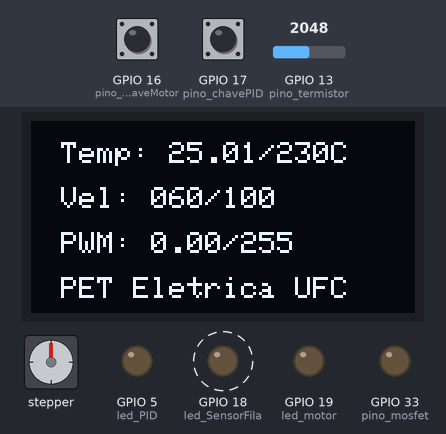
Recording of a sketch running on a simulated ESP32. Parts: stepper motor, 128×64 one-colour display, output pins drawn as LEDs (lit = HIGH). Wiring (inferred from the names in the program): stepper motor driver (200 steps per turn assumed): step GPIO 27; direction GPIO 26. Dashed ring = blinking. The test bench sets the inputs (shaded band); at power-on: GPIO 17 (pino_chavePID) HIGH, GPIO 16 (pino_chaveMotor) HIGH, GPIO 13 (pino_termistor) = 2048. What the sketch prints to the serial monitor is not drawn.

Above: at 1.29 s.
1.5 s: GPIO 17 (pino_chavePID) pulled LOW for 0.15 s
At 1.81 s:
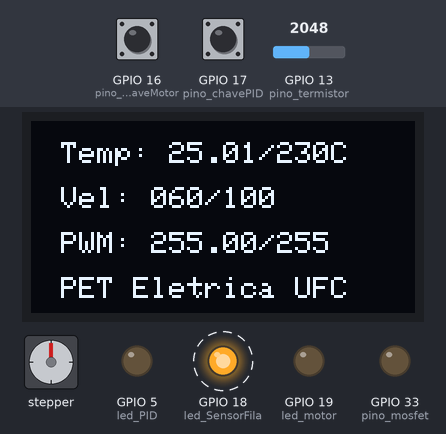
2.2 s: GPIO 16 (pino_chaveMotor) pulled LOW for 0.15 s
At 2.43 s:
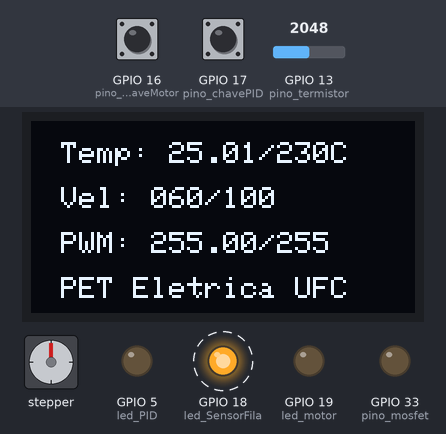
2.9 s: GPIO 13 (pino_termistor) set to 2866
At 3.37 s:
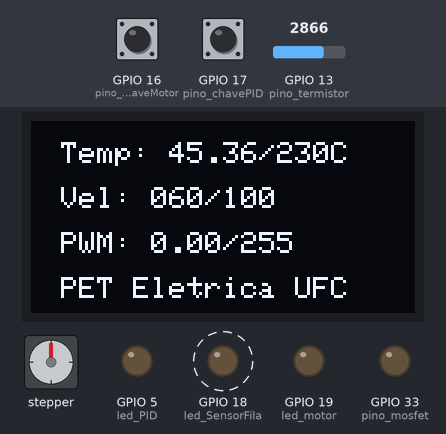
4.8 s: GPIO 17 (pino_chavePID) pulled LOW for 1 s
At 4.92 s:
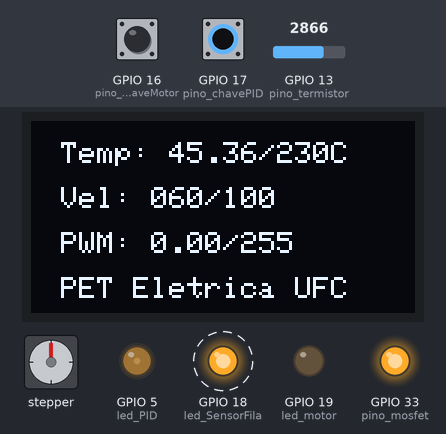
6.4 s: GPIO 13 (pino_termistor) set to 3603
At 6.79 s:
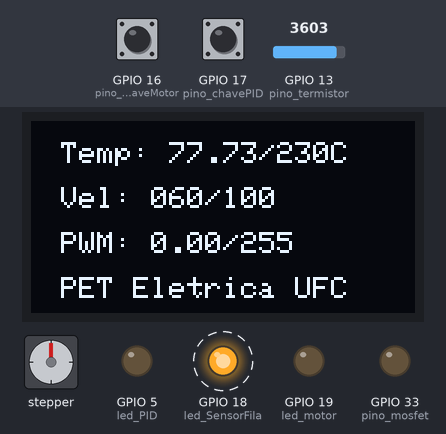
8.1 s: GPIO 13 (pino_termistor) set to 4095
At 8.46 s:
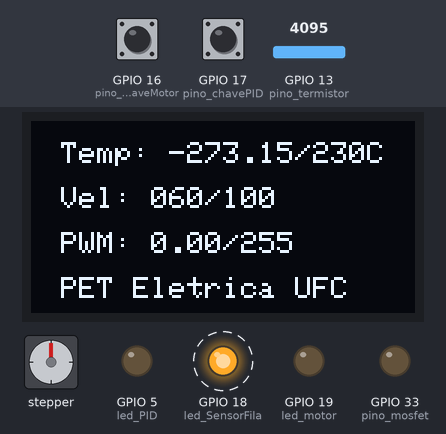
Timing chart, 0 to 10.8 s (numbered marks = the images above; inputs shaded):
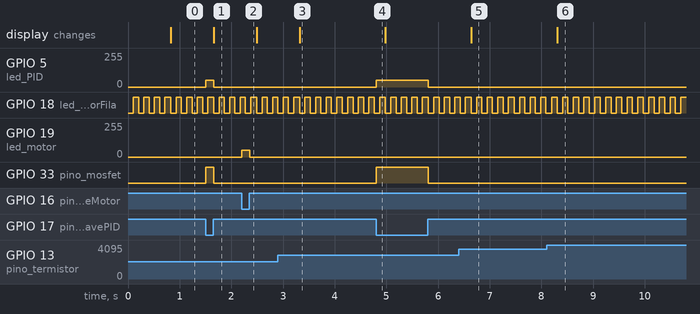

The sketch:

main.ino
```cpp
// Include the AccelStepper library:
#include "AccelStepper.h"
#include <Wire.h> // Biblioteca para comunicação I2C
#include <Adafruit_GFX.h> // Biblioteca gráfica para displays
#include <Adafruit_SSD1306.h> // Biblioteca para o display OLED


// Define os pinos para o controle de temperatura
#define pino_termistor 13 // Pino para o termistor NTC 100k
#define pino_mosfet 33 // Pino para o MOSFET que controla a potência da extrusora

// Define os pinos para os LEDs
#define led_PID 5 // LED para indicar o estado do PID
#define led_motor 19 // LED para indicar o estado do motor
#define led_SensorFila 18 // LED para indicar o estado do sensor de filamento
#define pino_buzzer 4 //BUZZER para indicações

// Define os pinos para as chaves
#define pino_chaveMotor 16 // Chave para controlar o motor
#define pino_chavePID 17 // Chave para controlar o PID

// Define os pinos para o motor de passo
//#define pino_motorDePasso 27 // Pino para controlar o motor de passo
#define pino_potenciometroMotorDePasso 25 // Pino para o potenciômetro que ajusta a velocidade do motor de passo
//#define pino_direcmotor 26 // Pino para controlar a direção do motor de passo (deixar sempre alto ou baixo)

// Define o pino para o sensor de filamento
#define pino_sensorFilamento 14 // Pino para o sensor de filamento

// Define as dimensões do display OLED
#define SCREEN_WIDTH 128 // Largura do display OLED
#define SCREEN_HEIGHT 64 // Altura do display OLED
// Define stepper motor connections and motor interface type.
// Motor interface type must be set to 1 when using a driver
#define dirPin 26
#define stepPin 27
#define motorInterfaceType 1

double leituraTemperatura = 30, Output;

int contador_amostral = 0, leitura_amostral [10], analog_amostral = 0;

//auxiliares para millis()
unsigned long tempoatt = millis();
unsigned long tempoatt2 = millis();
unsigned long tempoatt3 = millis();
unsigned long tempoatt4 = millis();
unsigned long tempoatt5 = millis();


// Cria um objeto para o display OLED
Adafruit_SSD1306 display(SCREEN_WIDTH, SCREEN_HEIGHT, &Wire, -1);

// Create a new instance of the AccelStepper class:
AccelStepper stepper = AccelStepper(motorInterfaceType, stepPin, dirPin);

void setup() {
  // Inicia o display OLED
  if(!display.begin(SSD1306_SWITCHCAPVCC, 0x3C)) { // Endereço I2C 0x3C
    Serial.println(F("SSD1306 allocation failed"));
    for(;;); // Não prossiga se falhar
  }

  Serial.begin(9600);

  // Set the maximum speed in steps per second:
  stepper.setMaxSpeed(1000);
  pinMode(stepPin, OUTPUT);
  pinMode(dirPin, OUTPUT);

  // Configura os pinos para o controle
  pinMode(pino_termistor, INPUT);
  pinMode(pino_mosfet, OUTPUT);

  // Configura os pinos para as sinalizações
  pinMode(led_PID, OUTPUT);
  pinMode(led_motor, OUTPUT);
  pinMode(led_SensorFila, OUTPUT);

  // Configura os pinos para as chaves
  pinMode(pino_chaveMotor, INPUT_PULLUP);
  pinMode(pino_chavePID, INPUT_PULLUP);

}

void loop() {

  //executa o controle
    controle ();

    //executa o comportamento dos leds
    Leds ();

    //executa o display oled
    displayOLED ();

    //executa o motor de passo
    //motorDePasso();

    // Imprime as informações no monitor serial para plotagem
    serialPrinter();


}

void controle (void){

  // Leitura da temperatura
  leituraTemperatura = celsius(pino_termistor);

  if(digitalRead(pino_chavePID) == LOW){
    if(230 - leituraTemperatura >= 80){
      Output = 255;
    }
    else if(80 > 230 - leituraTemperatura > 40){
      Output = 155;
    }
    else if(230 - leituraTemperatura <= 40){
      Output = 75;
    }
  }

  if(digitalRead(pino_chavePID) == HIGH){
    Output = 0;
  }

  analogWrite(pino_mosfet, Output);
}
/*
double celsius(int pin) {
  uint16_t adc = analogRead(pin);
  // Conversão do valor ADC para resistência
  double resistance = (4095.0 / adc) - 1;
  resistance = 1000 / resistance;

  // Cálculo da temperatura em Celsius usando a fórmula de Steinhart-Hart
  double steinhart;
  steinhart = resistance / 1000;     // (R/Ro)
  steinhart = log(steinhart);                      // ln(R/Ro)
  steinhart /= 3950;                       // 1/B * ln(R/Ro)
  steinhart += 1.0 / (25 + 273.15); // + (1/To)
  steinhart = 1.0 / steinhart;                     // Inverte
  steinhart -= 273.15;                             // Converte para Celsius


  return steinhart;
}*/

double celsius(int pin) {
  uint16_t adc = analogRead(pin);
  // Conversão do valor ADC para resistência
  double resistance = (4095.0 / adc) - 1;
  //double resistance = (adc/4095.0) - 1;
  resistance = 1000 * resistance;

  //double resistance = ((1000/4095) * adc) / (1 / (1 - (adc/4095.0)));

  // Cálculo da temperatura em Celsius usando a fórmula de Steinhart-Hart
  double steinhart;
  steinhart = resistance / 1000;     // (R/Ro)
  steinhart = log(steinhart);                      // ln(R/Ro)
  steinhart /= 3950;                       // 1/B * ln(R/Ro)
  steinhart += 1.0 / (25 + 273.15); // + (1/To)
  steinhart = 1.0 / steinhart;                     // Inverte
  steinhart -= 273.15;                             // Converte para Celsius


  return steinhart;
}

/*
double celsius(int pin){
  int adc = analogRead(pin);

  double v0 = 3.3 * adc / 4095.0;

  double Rt = 3.3 * 1000 / (v0 - 1000.0);

  double Rx = 100000.0 * exp(-3950/(273.0 + 25.0));

  double steinhart = (3950 / ( log(Rt / Rx))) - 275.0;

  return steinhart;

}
*/

/*long int leituraAmostral(int pino){

  if(millis() - tempoatt5 > 50){
    leitura_amostral[contador_amostral] = analogRead(pino);
    contador_amostral ++;
    tempoatt5 = millis();


    if(contador_amostral == 10){

      for(int j = 0; j < 11; j++){
        analog_amostral = analog_amostral +  leitura_amostral[j];
      }

      analog_amostral = analog_amostral / 10;

    }
  }
  return analog_amostral;
}*/

void motorDePasso (void){
  // Se a chave do motor estiver pressionada e o potenciômetro do motor de passo for maior que 10
  if(digitalRead(pino_chaveMotor) == LOW){
    stepper.setSpeed(-600);
    stepper.runSpeed();
  }
}

void serialPrinter (void){
  Serial.println(leituraTemperatura);
}

void Leds (void){
  if(digitalRead(pino_chavePID) == LOW){
    // Acende o LED do PID
    analogWrite(led_PID, 50);
  }
  if(digitalRead(pino_chavePID) == HIGH){
    // Apaga o LED do PID
    analogWrite(led_PID, 0);
  }
  if(digitalRead(pino_chaveMotor) == LOW){
    // Acende o LED do motor
    analogWrite(led_motor, 50);
  }
  if(digitalRead(pino_chaveMotor) == HIGH){
    // Apaga o LED do motor
    analogWrite(led_motor, 0);
  }

  if(millis() - tempoatt3 > 100){
    digitalWrite(led_SensorFila, !digitalRead(led_SensorFila));
    tempoatt3 = millis();
  }


}

void displayOLED (void){
  if (millis() - tempoatt2 > 800){
  // Limpa o display
  display.clearDisplay();
  // Configura o tamanho do texto
  display.setTextSize(1);
  // Configura a cor do texto
  display.setTextColor(WHITE);
  // Configura a posição do cursor
  display.setCursor(10, 7);
  // Imprime as informações no display
  display.print("Temp: "); display.print(leituraTemperatura);display.print("/");display.print(230);display.println("C");
  display.println(" ");
  display.setCursor(10, 22);
  display.print("Vel: "); display.print(0/10);display.println("60/100");
  display.println(" ");
  display.setCursor(10, 37);
  display.print("PWM: "); display.print(Output);display.println("/255");
  display.println(" ");
  display.setCursor(10, 52);
  display.print("PET Eletrica UFC");

  // Atualiza o display
  display.display();

  tempoatt2 = millis();

  }
}
```

Measured:
- after the input at 1.5 s, GPIO 5 (led_PID): 0/255 → 50/255 at once, → 0/255 0.16 s later; GPIO 33 (pino_mosfet): LOW → HIGH at once, → LOW 0.16 s later; the display: changes after 0.16 s (image 1)
- after the input at 2.2 s, GPIO 19 (led_motor): 0/255 → 50/255 at once, → 0/255 0.15 s later
- after the input at 2.9 s, the display: changes after 0.42 s (image 3)
- after the input at 4.8 s, GPIO 5 (led_PID): 0/255 → 50/255 at once, → 0/255 1.0 s later; GPIO 33 (pino_mosfet): LOW → HIGH at once, → LOW 1.0 s later
- after the input at 6.4 s, the display: changes after 0.24 s (image 5)
- after the input at 8.1 s, the display: changes after 0.21 s (image 6)
- by itself, GPIO 18 (led_SensorFila): alternates HIGH for 0.10 s and LOW for 0.10 s
